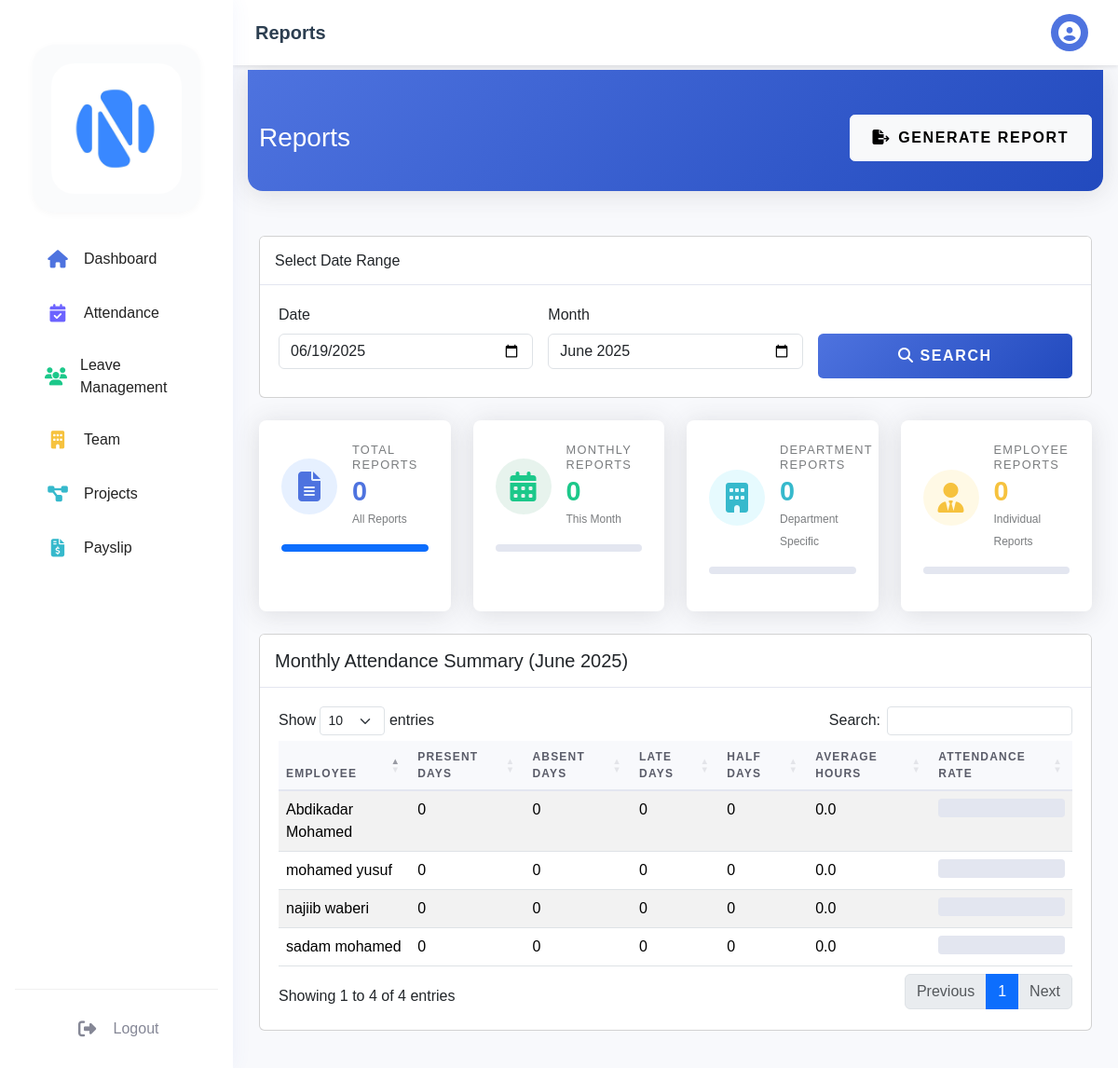
The page /dashboard/manager/reports.php (signed in) on the database its author committed.
### tables this page shows
CREATE TABLE `employees` (
  `emp_id` int(11) NOT NULL,
  `user_id` int(11) DEFAULT NULL,
  `first_name` varchar(50) NOT NULL,
  `last_name` varchar(50) NOT NULL,
  `dept_id` int(11) DEFAULT NULL,
  `position` varchar(100) DEFAULT NULL,
  `hire_date` date DEFAULT NULL,
  `basic_salary` decimal(10,2) DEFAULT 0.00,
  `salary` decimal(10,2) DEFAULT NULL,
  `phone` varchar(20) DEFAULT NULL,
  `address` text DEFAULT NULL,
  `profile_image` varchar(255) DEFAULT NULL,
  `gender` enum('male','female') NOT NULL DEFAULT 'male'
);

### dashboard/manager/reports.php (the view, shortened to what this page needs)
<?php
require_once '../../config/database.php';
$stmt = $pdo->prepare("
    SELECT e.*, d.dept_name
    FROM employees e
    LEFT JOIN departments d ON e.dept_id = d.dept_id
    WHERE e.user_id = ?
");
$stmt->execute([$_SESSION['user_id']]);
$manager = $stmt->fetch();
$stmt = $pdo->prepare("
    SELECT
        COUNT(*) as total_reports,
        COUNT(CASE WHEN report_type = 'monthly' THEN 1 END) as monthly_reports,
        COUNT(CASE WHEN report_type = 'department' THEN 1 END) as department_reports,
        COUNT(CASE WHEN report_type = 'employee' THEN 1 END) as employee_reports
    FROM attendance_reports
    WHERE department_id = ? OR created_by = ?
");
$stmt->execute([$manager['dept_id'], $_SESSION['user_id']]);
$report_stats = $stmt->fetch();
$total_reports = $report_stats['total_reports'];
$monthly_reports = $report_stats['monthly_reports'];
$department_reports = $report_stats['department_reports'];
$employee_reports = $report_stats['employee_reports'];
$current_date = isset($_GET['date']) ? $_GET['date'] : date('Y-m-d');
$current_month = isset($_GET['month']) ? $_GET['month'] : date('Y-m');
$stmt = $pdo->prepare("
    SELECT
        e.emp_id,
        e.first_name,
        e.last_name,
        COUNT(DISTINCT CASE WHEN a.status = 'present' THEN DATE(a.attendance_date) END) as present_days,
        COUNT(DISTINCT CASE WHEN a.status = 'absent' THEN DATE(a.attendance_date) END) as absent_days,
        COUNT(DISTINCT CASE WHEN a.status = 'late' THEN DATE(a.attendance_date) END) as late_days,
        COUNT(DISTINCT CASE WHEN a.status = 'half-day' THEN DATE(a.attendance_date) END) as halfday_days,
        AVG(a.total_hours) as avg_hours_worked
    FROM employees e
    LEFT JOIN attendance a ON e.emp_id = a.emp_id
        AND DATE_FORMAT(a.attendance_date, '%Y-%m') = ?
    WHERE e.dept_id = ?
    GROUP BY e.emp_id, e.first_name, e.last_name
    ORDER BY e.first_name
");
$stmt->execute([$current_month, $manager['dept_id']]);
$monthly_summary = $stmt->fetchAll();
?>
<!DOCTYPE html>
<html lang="en">
<head>
    <link href="https://cdn.jsdelivr.net/npm/bootstrap@5.3.2/dist/css/bootstrap.min.css" rel="stylesheet">
    <link href="https://cdn.datatables.net/1.11.5/css/dataTables.bootstrap5.min.css" rel="stylesheet">
    <link rel="stylesheet" href="https://cdnjs.cloudflare.com/ajax/libs/font-awesome/6.4.0/css/all.min.css">
    <link rel="stylesheet" href="../../assets/css/dashboard.css">
</head>
<body>
    <?php include 'includes/sidebar.php'; ?>
    <div class="main-content" id="main-content">
        <?php include 'includes/topbar.php'; ?>
        <div class="page-header">
            <div class="container-fluid">
                <div class="d-flex justify-content-between align-items-center">
                    <h1 class="h3 mb-0 text-white">Reports</h1>
                    <div>
                        <button class="btn btn-light" onclick="downloadReport()">
                            <i class="fas fa-file-export me-2"></i>Generate Report
                        </button>
                    </div>
                </div>
            </div>
        </div>
        <div class="container-fluid">
            <div class="card mb-4">
                <div class="card-header">
                    <h6 class="m-0 font-weight-bold">Select Date Range</h6>
                </div>
                <div class="card-body">
                    <form method="GET" class="row g-3">
                        <div class="col-md-4">
                            <label class="form-label">Date</label>
                            <input type="date" class="form-control" name="date" value="<?php echo $current_date; ?>">
                        </div>
                        <div class="col-md-4">
                            <label class="form-label">Month</label>
                            <input type="month" class="form-control" name="month" value="<?php echo $current_month; ?>">
                        </div>
                        <div class="col-md-4">
                            <label class="form-label">&nbsp;</label>
                            <button type="submit" class="btn btn-primary w-100">
                                <i class="fas fa-search"></i> Search
                            </button>
                        </div>
                    </form>
                </div>
            </div>
            <div class="row mb-4">
                <div class="col-md-3">
                    <div class="card card-stat bg-white h-100">
                        <div class="card-body">
                            <div class="d-flex align-items-center">
                                <div class="flex-shrink-0">
                                    <div class="stat-icon bg-primary bg-opacity-10 text-primary rounded-circle p-3">
                                        <i class="fa-solid fa-file-alt fa-2x"></i>
                                    </div>
                                </div>
                                <div class="flex-grow-1 ms-3">
                                    <h6 class="card-title text-muted mb-1">Total Reports</h6>
                                    <h2 class="mb-0 text-primary"><?php echo $total_reports; ?></h2>
                                    <small class="text-muted">All Reports</small>
                                </div>
                            </div>
                            <div class="progress mt-3">
                                <div class="progress-bar bg-primary" role="progressbar"
                                     style="width: 100%">
                                </div>
                            </div>
                        </div>
                    </div>
                </div>
                <div class="col-md-3">
                    <div class="card card-stat bg-white h-100">
                        <div class="card-body">
                            <div class="d-flex align-items-center">
                                <div class="flex-shrink-0">
                                    <div class="stat-icon bg-success bg-opacity-10 text-success rounded-circle p-3">
                                        <i class="fa-solid fa-calendar-alt fa-2x"></i>
                                    </div>
                                </div>
                                <div class="flex-grow-1 ms-3">
                                    <h6 class="card-title text-muted mb-1">Monthly Reports</h6>
                                    <h2 class="mb-0 text-success"><?php echo $monthly_reports; ?></h2>
                                    <small class="text-muted">This Month</small>
                                </div>
                            </div>
                            <div class="progress mt-3">
                            </div>
                        </div>
                    </div>
                </div>
                <div class="col-md-3">
                    <div class="card card-stat bg-white h-100">
                        <div class="card-body">
                            <div class="d-flex align-items-center">
                                <div class="flex-shrink-0">
                                    <div class="stat-icon bg-info bg-opacity-10 text-info rounded-circle p-3">
                                        <i class="fa-solid fa-building fa-2x"></i>
                                    </div>
                                </div>
                                <div class="flex-grow-1 ms-3">
                                    <h6 class="card-title text-muted mb-1">Department Reports</h6>
                                    <h2 class="mb-0 text-info"><?php echo $department_reports; ?></h2>
                                    <small class="text-muted">Department Specific</small>
                                </div>
                            </div>
                            <div class="progress mt-3">
                            </div>
                        </div>
                    </div>
                </div>
                <div class="col-md-3">
                    <div class="card card-stat bg-white h-100">
                        <div class="card-body">
                            <div class="d-flex align-items-center">
                                <div class="flex-shrink-0">
                                    <div class="stat-icon bg-warning bg-opacity-10 text-warning rounded-circle p-3">
                                        <i class="fa-solid fa-user-tie fa-2x"></i>
                                    </div>
                                </div>
                                <div class="flex-grow-1 ms-3">
                                    <h6 class="card-title text-muted mb-1">Employee Reports</h6>
                                    <h2 class="mb-0 text-warning"><?php echo $employee_reports; ?></h2>
                                    <small class="text-muted">Individual Reports</small>
                                </div>
                            </div>
                            <div class="progress mt-3">
                            </div>
                        </div>
                    </div>
                </div>
            </div>
            <div class="card mb-4">
                <div class="card-header">
                    <h5 class="mb-0">Monthly Attendance Summary (<?php echo date('F Y', strtotime($current_month . '-01')); ?>)</h5>
                </div>
                <div class="card-body">
                    <div class="table-responsive">
                        <table id="monthlySummaryTable" class="table table-striped">
                            <thead>
                                <tr>
                                    <th>Employee</th>
                                    <th>Present Days</th>
                                    <th>Absent Days</th>
                                    <th>Late Days</th>
                                    <th>Half Days</th>
                                    <th>Average Hours</th>
                                    <th>Attendance Rate</th>
                                </tr>
                            </thead>
                            <tbody>
                                <?php foreach ($monthly_summary as $summary):
                                ?>
                                <tr>
                                    <td><?php echo htmlspecialchars($summary['first_name'] . ' ' . $summary['last_name']); ?></td>
                                    <td><?php echo $summary['present_days']; ?></td>
                                    <td><?php echo $summary['absent_days']; ?></td>
                                    <td><?php echo $summary['late_days']; ?></td>
                                    <td><?php echo $summary['halfday_days']; ?></td>
                                    <td><?php echo number_format($summary['avg_hours_worked'], 1); ?></td>
                                    <td>
                                        <div class="progress" style="height: 20px;">
                                        </div>
                                    </td>
                                </tr>
                                <?php endforeach; ?>
                            </tbody>
                        </table>
                    </div>
                </div>
            </div>
        </div>
    </div>
</body>
</html>

### assets/css/dashboard.css (style rules this page uses)
:root { --sidebar-width: 250px; --sidebar-collapsed-width: 70px; --topbar-height: 60px; --primary-color: #4e73df; --secondary-color: #858796; --success-color: #1cc88a; --info-color: #36b9cc; --warning-color: #f6c23e; --danger-color: #e74a3b; }
body { font-family: 'Nunito', sans-serif; background-color: #f8f9fc; }
.main-content { margin-left: 250px; padding: 1rem; padding-top: 75px; transition: all 0.3s ease; min-height: 100vh; }
.card-header { background-color: white; border-bottom: 1px solid #e3e6f0; padding: 1rem; }
.card-body { padding: 1.25rem; }
.text-primary { color: var(--primary-color) !important; }
.text-success { color: var(--success-color) !important; }
.text-info { color: var(--info-color) !important; }
.text-warning { color: var(--warning-color) !important; }
.container-fluid { padding-top: 1rem; }
.card { margin-bottom: 1rem; }

### dashboard/manager/reports.php (style rules this page uses)
:root { --primary-color: #4e73df; --secondary-color: #858796; --success-color: #1cc88a; --info-color: #36b9cc; --warning-color: #f6c23e; --danger-color: #e74a3b; --light-color: #f8f9fc; --dark-color: #5a5c69; }
body { font-family: 'Nunito', sans-serif; background-color: #f8f9fc; }
.main-content { background-color: #f8f9fc; min-height: 100vh; }
.page-header { background: linear-gradient(135deg, var(--primary-color) 0%, #224abe 100%); padding: 2rem 0; margin-bottom: 2rem; color: white; border-radius: 0 0 1rem 1rem; box-shadow: 0 0.15rem 1.75rem 0 rgba(58, 59, 69, 0.15); }
.card-stat { transition: all 0.3s ease; border: none; border-radius: 0.5rem; box-shadow: 0 0.15rem 1.75rem 0 rgba(58, 59, 69, 0.15); overflow: hidden; }
.card-stat .card-body { padding: 1.5rem; }
.card-stat .card-title { font-size: 0.8rem; text-transform: uppercase; letter-spacing: 0.1em; margin-bottom: 0.5rem; opacity: 0.8; }
.card-stat h2 { font-size: 1.8rem; font-weight: 700; margin-bottom: 0; }
.card-stat small { font-size: 0.75rem; opacity: 0.8; }
.stat-icon { width: 60px; height: 60px; display: flex; align-items: center; justify-content: center; transition: all 0.3s ease; }
.progress { height: 0.5rem; border-radius: 0.25rem; background-color: #e3e6f0; }
.progress-bar { border-radius: 0.25rem; }
.table { margin-bottom: 0; }
.table thead th { background-color: #f8f9fc; border-bottom: 2px solid #e3e6f0; color: var(--dark-color); font-weight: 700; text-transform: uppercase; font-size: 0.75rem; letter-spacing: 0.1em; }
.table tbody tr { transition: all 0.2s ease; }
.btn { padding: 0.75rem 1.5rem; font-weight: 600; text-transform: uppercase; letter-spacing: 0.1em; border-radius: 0.35rem; transition: all 0.2s ease; }
.btn-primary { background: linear-gradient(135deg, var(--primary-color) 0%, #224abe 100%); border: none; }

### rows shown on the page
employees: first_name+last_name "Abdikadar Mohamed", present_days "0", absent_days "0", late_days "0", halfday_days "0", avg_hours_worked "0.0"
employees: first_name+last_name "mohamed yusuf", present_days "0", absent_days "0", late_days "0", halfday_days "0", avg_hours_worked "0.0"
employees: first_name+last_name "najiib waberi", present_days "0", absent_days "0", late_days "0", halfday_days "0", avg_hours_worked "0.0"
employees: first_name+last_name "sadam mohamed", present_days "0", absent_days "0", late_days "0", halfday_days "0", avg_hours_worked "0.0"

### other values the page prints
$current_page "Reports"
$total_reports "0"
$monthly_reports "0"
$department_reports "0"
$employee_reports "0"
date('F Y', strtotime($current_month . '-01')) "June 2025"
